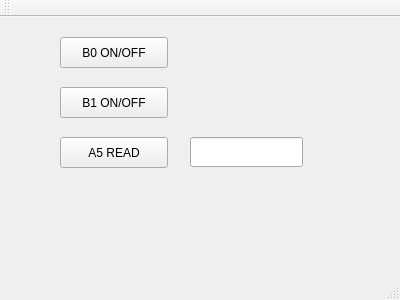
<?xml version="1.0" encoding="UTF-8"?>
<ui version="4.0">
 <class>MainWindow</class>
 <widget class="QMainWindow" name="MainWindow">
  <property name="geometry">
   <rect>
    <x>0</x>
    <y>0</y>
    <width>400</width>
    <height>300</height>
   </rect>
  </property>
  <property name="windowTitle">
   <string>MainWindow</string>
  </property>
  <widget class="QWidget" name="centralWidget">
   <widget class="QPushButton" name="pushButton1">
    <property name="geometry">
     <rect>
      <x>60</x>
      <y>20</y>
      <width>108</width>
      <height>31</height>
     </rect>
    </property>
    <property name="text">
     <string>B0 ON/OFF</string>
    </property>
   </widget>
   <widget class="QPushButton" name="pushButton2">
    <property name="geometry">
     <rect>
      <x>60</x>
      <y>70</y>
      <width>108</width>
      <height>31</height>
     </rect>
    </property>
    <property name="text">
     <string>B1 ON/OFF</string>
    </property>
   </widget>
   <widget class="QPushButton" name="pushButton3">
    <property name="geometry">
     <rect>
      <x>60</x>
      <y>120</y>
      <width>108</width>
      <height>31</height>
     </rect>
    </property>
    <property name="text">
     <string>A5 READ</string>
    </property>
   </widget>
   <widget class="QLineEdit" name="lineEdit1">
    <property name="geometry">
     <rect>
      <x>190</x>
      <y>120</y>
      <width>113</width>
      <height>30</height>
     </rect>
    </property>
   </widget>
  </widget>
  <widget class="QMenuBar" name="menuBar">
   <property name="geometry">
    <rect>
     <x>0</x>
     <y>0</y>
     <width>400</width>
     <height>28</height>
    </rect>
   </property>
  </widget>
  <widget class="QToolBar" name="mainToolBar">
   <attribute name="toolBarArea">
    <enum>TopToolBarArea</enum>
   </attribute>
   <attribute name="toolBarBreak">
    <bool>false</bool>
   </attribute>
  </widget>
  <widget class="QStatusBar" name="statusBar"/>
 </widget>
 <layoutdefault spacing="6" margin="11"/>
 <resources/>
 <connections/>
</ui>
